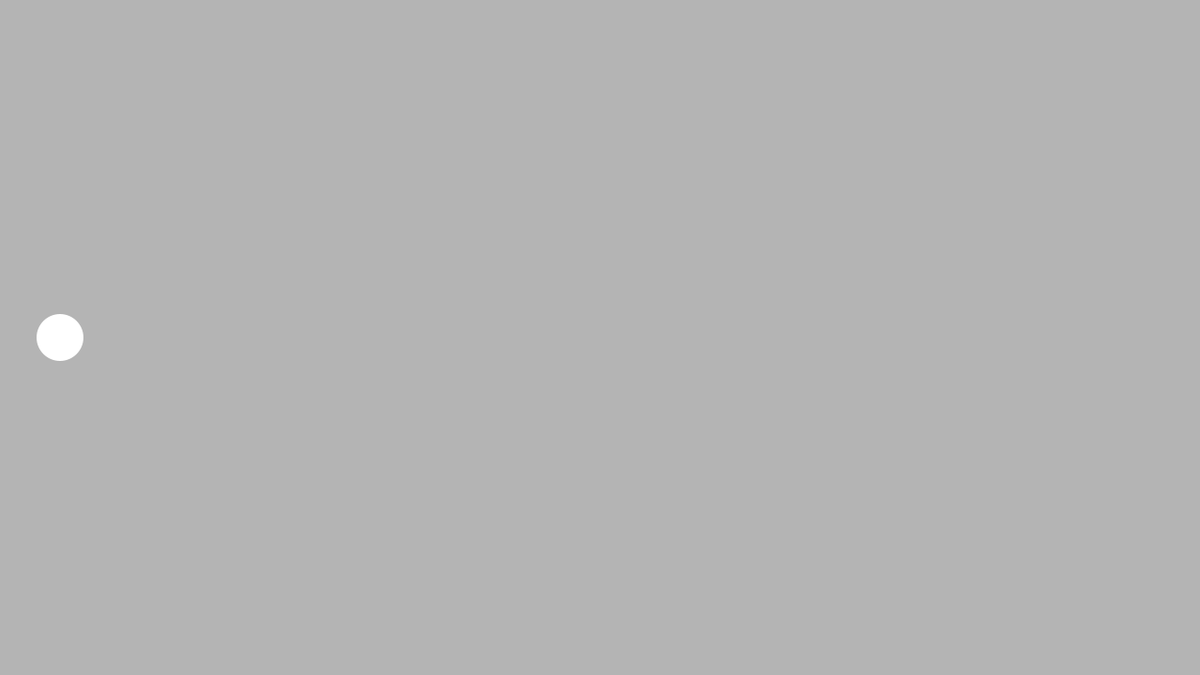
Frame 1 (no input)
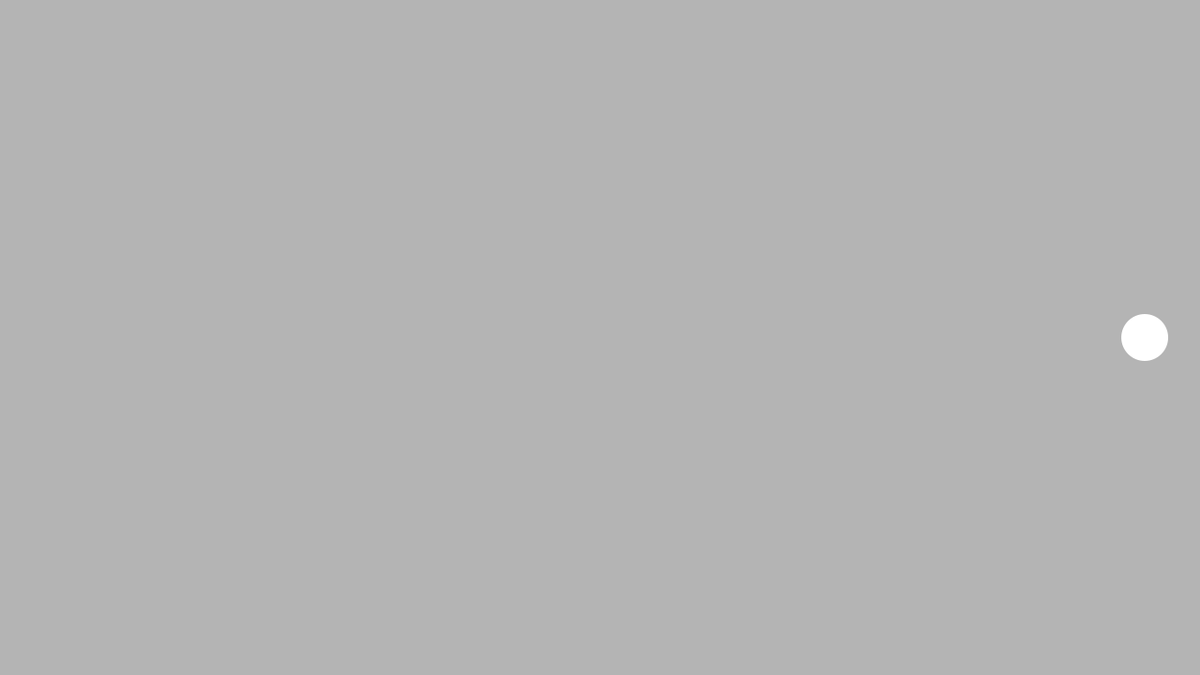
Frame 60 (the mouse pressed at the canvas centre just before this capture)
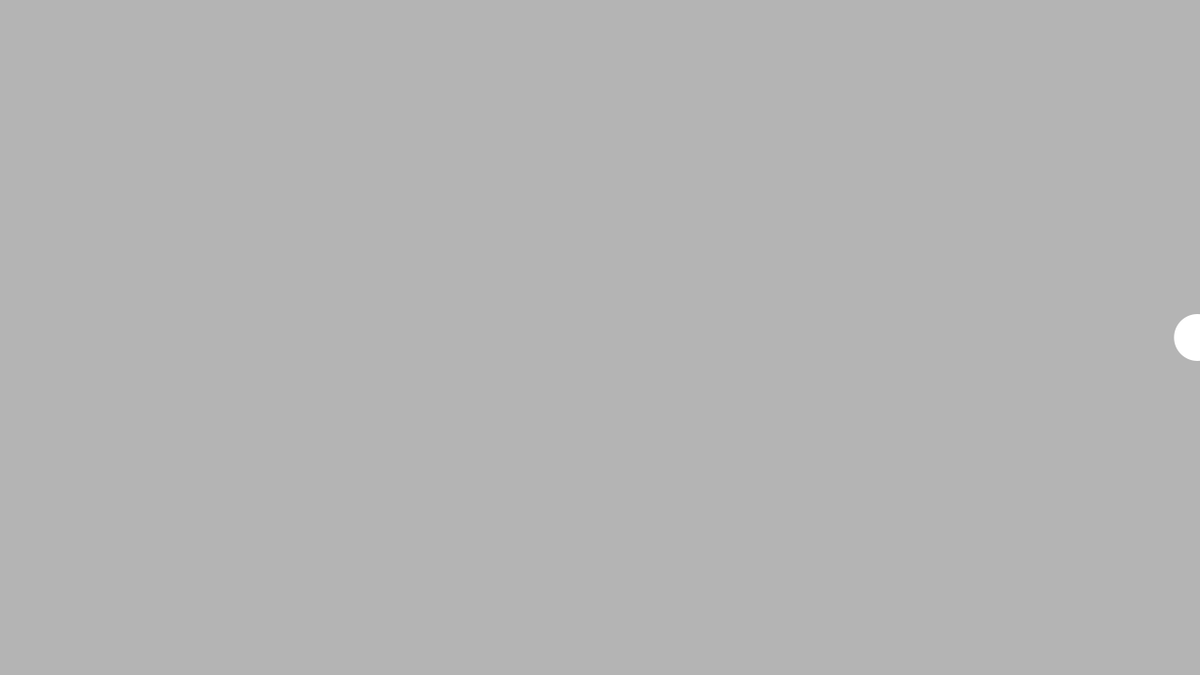
Frame 120 (the mouse held since frame 60 and released just before this capture)

The Processing sketch that drew these frames (run headless with seeded random() and noise(); from frame 60 on, the mouse is pressed at the canvas centre):

// Processing sketch: easingBackAndForth
// ── easingBackAndForth.pde
float x;

float targetX;

float easing = 0.05;


void setup() {
  size(1280, 720);

  targetX = width;

  noStroke();
}



void draw() {
  background(180);

  float dx = targetX - x;
  x += dx * easing;

  ellipse(x, height/2, 50, 50);

  if (x > width-1 ) {
    targetX = 0;
  } else if (x < 1) {
    targetX = width;
  }
}
